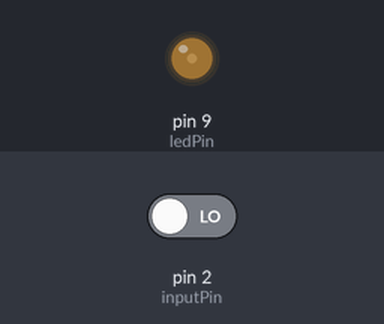
Simulated run of this sketch. Board: Arduino Uno, built with avr-gcc and run on an emulated ATmega328P. Parts: output pins drawn as LEDs (lit = HIGH). The inputs (shaded band) are chosen by the test bench; at power-on: pin 2 (inputPin) LOW.

Above: at 1.05 s.
At 18.05 s:
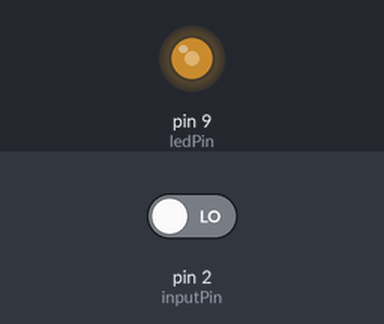
18.1 s: pin 2 (inputPin) driven HIGH
At 20.77 s:
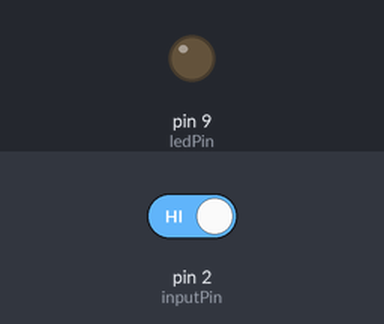
Timing chart, 0 to 34.5 s (numbered marks = the images above; inputs shaded):
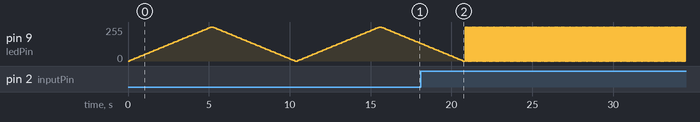

The sketch:

Per_saberne_mes__15_.ino
```cpp
/***************************************************************************************************************************************************************************

  o888.   c888o   .@@@@@@.      c8@@8c     O8OO  C88C   O88C                Xavi Masana
   @@@@  o@@@@   @@@@@@@@@@   c@@@@@@@@@   @@@@ :@@@@O O@@@@                Lacetania
   .@@@@.@@@@c  O@@@@  C@@@o  @@@@  @@@@C  O@@@c8@@@@@ @@@@c                2n IT
    :@@@@@@@:    @@@@C        @@@o  O@@@C   @@@@@@@@@@@@@@@                 Xais Crew Life
     :@@@@@:      @@@@@@O     @@@o          8@@@@@@@@@@@@@O                 Projecte: Per saberne més (1)
     o@@@@@C       @@@@@@@   O@@@o         .@@@@@@@@@@@@@@@
     @@@@@@@          o@@@@.  @@@o  C@@@C    @@@@@@@@@@@@@
    @@@@@@@@@   @@@@o  o@@@8  @@@O  8@@@O    O@@@@8 @@@@@o
   @@@@8 @@@@@  .@@@@@@@@@@:  @@@@@@@@@@.     @@@@c @@@@@
  8@@@@   @@@@@   O@@@@@@@     O@@@@@@8       @@@@  O@@@@

 ************************************************************************************************************************************************************************/
 //*********************************************************************INCLUDE*******************************************************************************************

//*********************************************************************VARIABLES******************************************************************************************
int ledPin = 9;
int inputPin = 2;
int val = 0;
int fadeval = 0;
 //***********************************************************************SETUP*********************************************************************************************
void setup() {
pinMode(ledPin, OUTPUT);
pinMode(inputPin, INPUT);
}
//*************************************************************************LOOP**********************************************************************************************
void loop(){
val = digitalRead(inputPin); // leer valor de entrada
if (val == HIGH) { // Botón pulsado
digitalWrite(ledPin, LOW); // puesta a "0" de la salida
delay(50);
digitalWrite(ledPin, HIGH); // puesta a "1" de la salida
delay(50);
}
else { // Si se presiona el boton
for(fadeval = 0 ; fadeval <= 255; fadeval+=5) {
analogWrite(ledPin, fadeval);
delay(100);
}
for(fadeval = 255; fadeval >=0; fadeval-=5) {
analogWrite(ledPin, fadeval);
delay(100);

}

}
}
//***********************************************************************FUNCTIONS*******************************************************************************************
```
